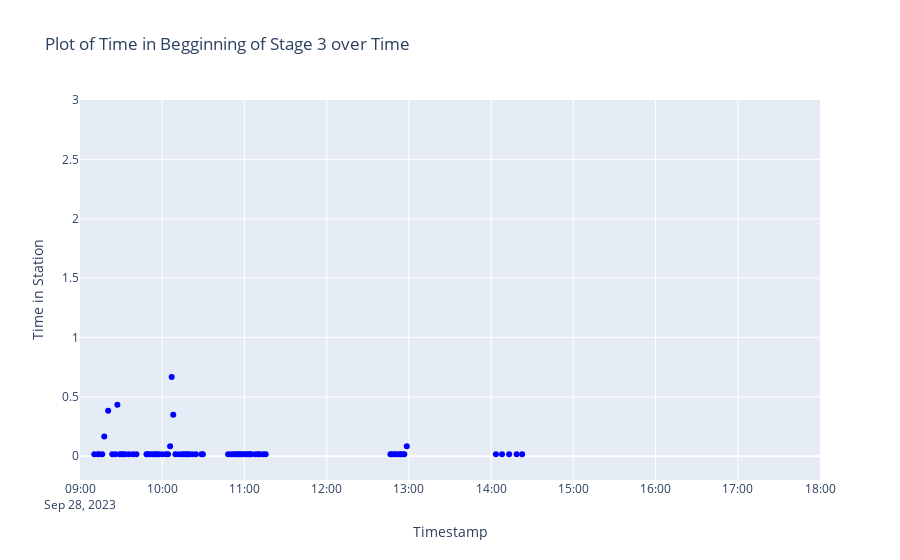
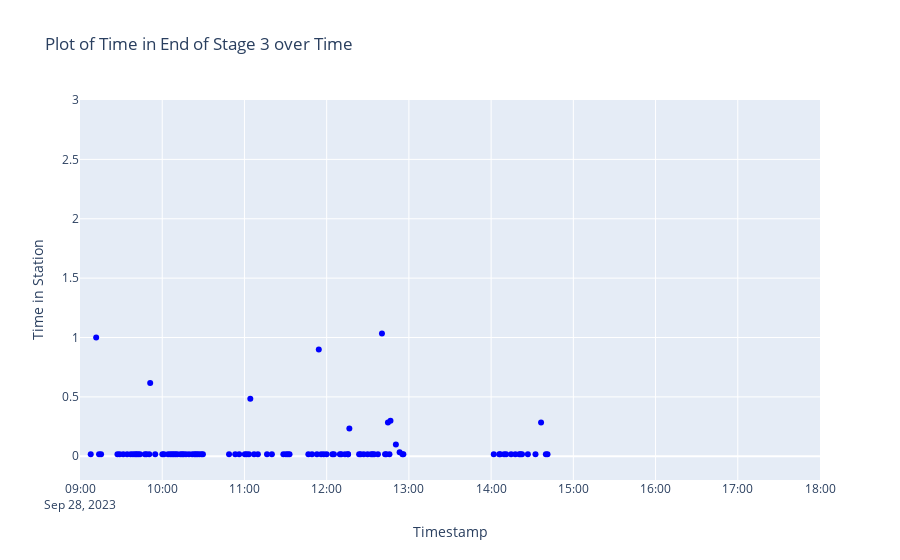
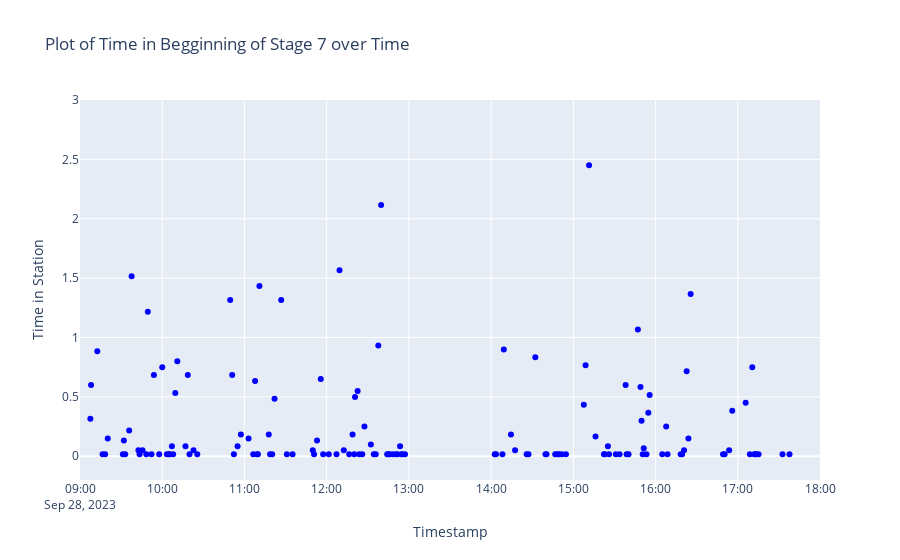

Here is the notebook cell these charts were saved with, in order:
### Code cell
plot = 1
df_in_1 = time_in_station_fun(df1)
#df_in_1 = remove_outliers(df_in_1, 5)
display(df_in_1)


df_in_2 = time_in_station_fun(df2)
#df_in_2 = remove_outliers(df_in_2, 5)
display(df_in_2)

df_in_3 = time_in_station_fun(df3)
#df_in_3 = remove_outliers(df_in_3, 5)
display(df_in_3)

if plot:
    plot_time_in_station(df_in_1,1)
    plot_time_in_station(df_in_2,2)
    plot_time_in_station(df_in_3,3)
